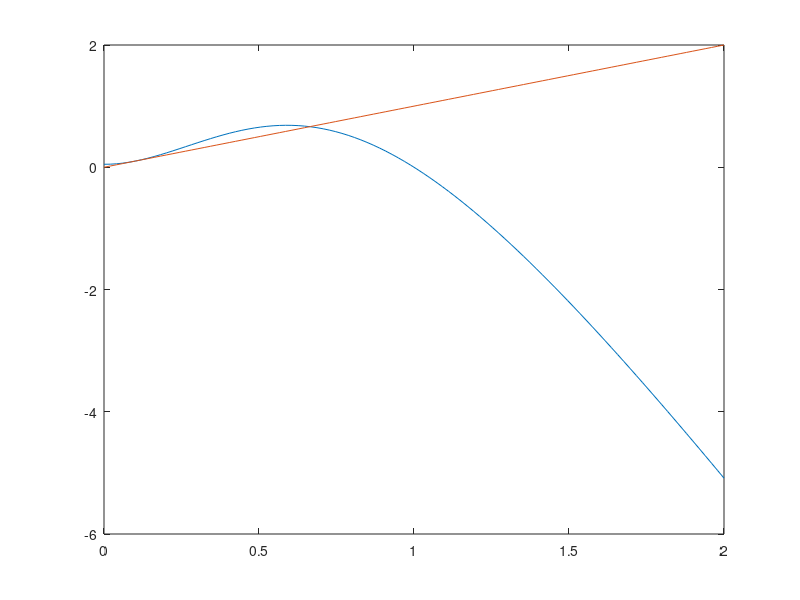

This figure's MATLAB source:
Atarget=0.1;

gamma= (1+Atarget*Atarget).^2./(2*Atarget*(1-Atarget)^2);
k0= Atarget/(1-Atarget) - gamma*Atarget*Atarget/(1+Atarget*Atarget)

A=linspace(0,2);
y= (1-A).*(k0+(gamma*A.^2)./(1+A.^2))
plot(A,y);
hold on
plot(A,A);

Afinal= A(sum(y>=A))
k0
